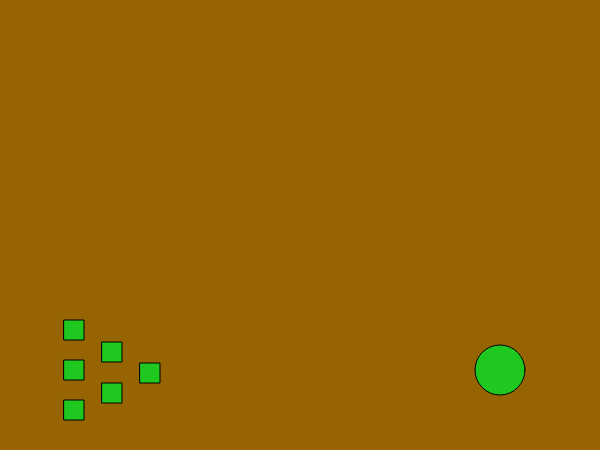
Frame 1 (no input)
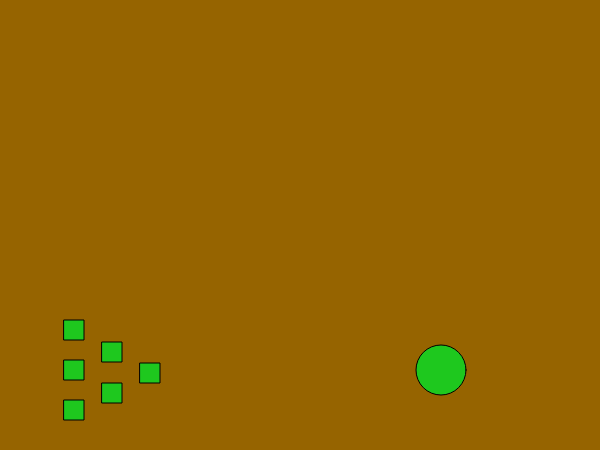
Frame 60 (no input)
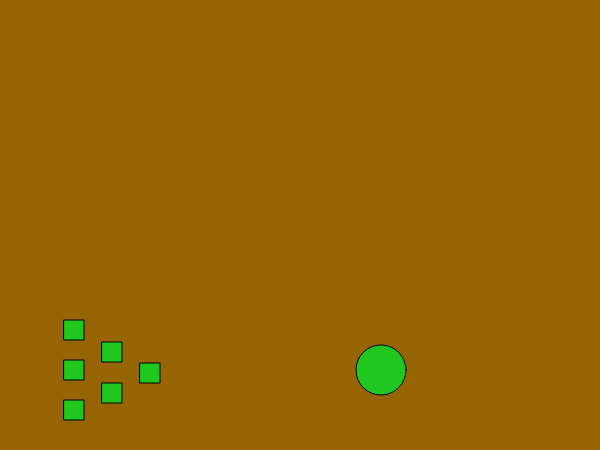
Frame 120 (the mouse pressed at the canvas centre since frame 60)

The p5.js sketch that drew these frames (run headless with seeded random() and noise() and a simulated clock; from frame 60 on, the mouse is pressed at the canvas centre):

// p5.js sketch
// ── sketch.js
var slide = 500;
var increase = 10;

function setup() {
  createCanvas(600,450);

  }



  function draw() {
    background(150,100,0);


    if(slide < 140) {
    fill(150,200,40);
    }

    fill(30,200,30);
    rect(64,360,20,20);
    rect(64,400,20,20);
    rect(64,320,20,20);

    rect(102,383,20,20);
    rect(102,342,20,20);
    rect(140,363,20,20); //forreste rect

    ellipse(slide,370,50,50);

      slide = slide - 1,5;
if(slide < 140) {

  textSize(increase);
  text('STRIIIKE!!',100,100,100,100);
  increase = increase + 1;

  }
  if(slide < 140){

  }


      }








    function mousePressed() {
    console.log(mouseX,mouseY);



  }
